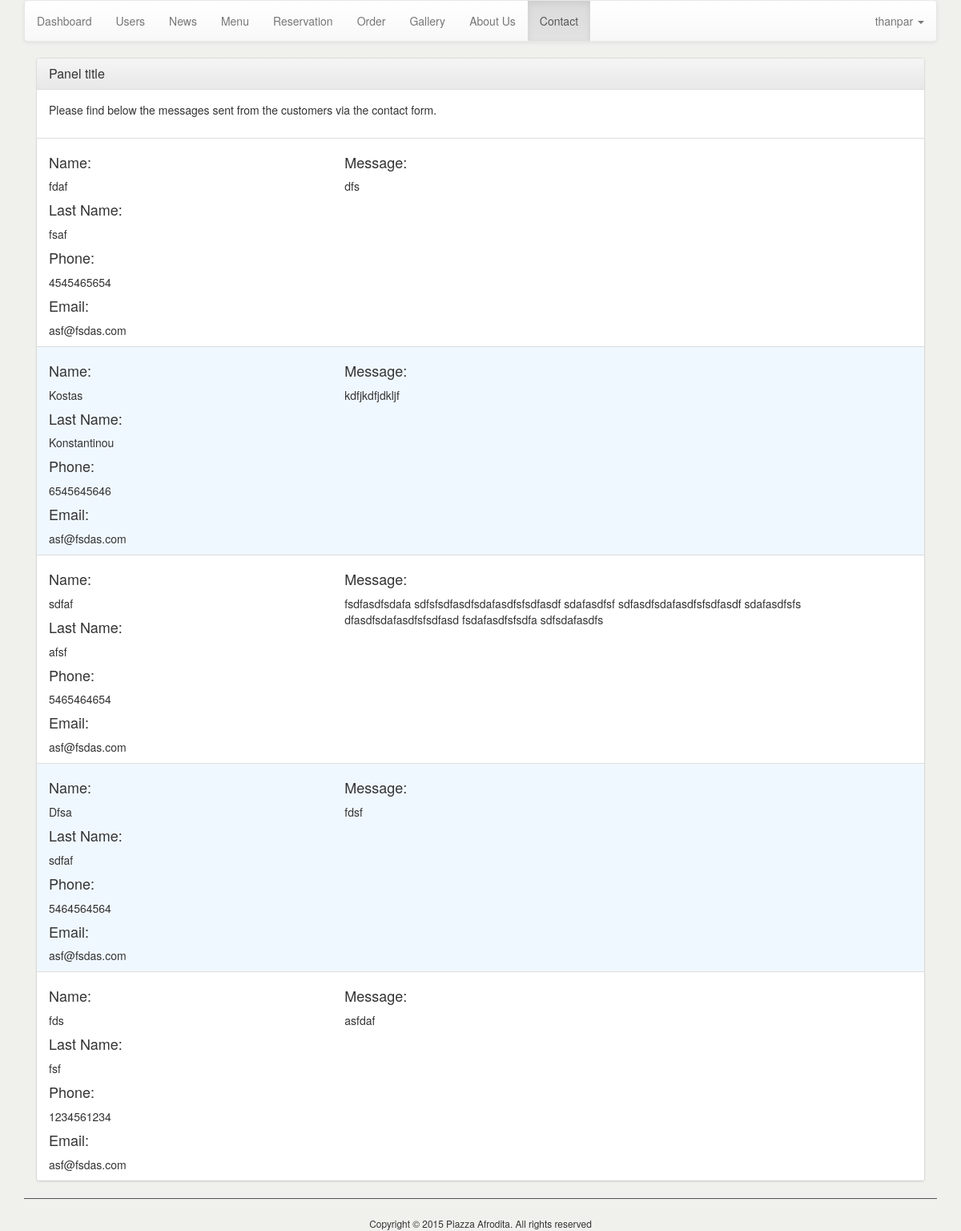
The page /admin/index.php?page=contact (signed in) on the database its author committed.
### tables this page shows
CREATE TABLE IF NOT EXISTS `contact` (
`id` int(11) NOT NULL,
  `name` varchar(200) NOT NULL,
  `last` varchar(200) NOT NULL,
  `phone` varchar(10) NOT NULL,
  `email` varchar(200) NOT NULL,
  `message` longtext NOT NULL
);

### admin/index.php (called while the page is built)
<?php include('template/header.php'); ?>
<?php include('views/'.$page.'.php'); ?>
<?php include('template/footer.php'); ?>

### admin/functions/data.php (called while the page is built, shortened)
<?php
    function get_contact_data($dbc){
        $query="SELECT * FROM contact ORDER BY id DESC";
        $result=mysqli_query($dbc,$query);
        return $result;
    }
?>

### admin/views/contact.php (the view)
<?php
     $result = get_contact_data($dbc);
     $counter=0;
?>
<section>
    <div class=row">
        <div class="col-md-12">
            <div class="panel panel-default">
                <div class="panel-heading">
                    <h3 class="panel-title">Panel title</h3>
                </div>
              <div class="panel-body">
                <p>Please find below the messages sent from the customers via the contact form.</p>
              </div>
                <ul class="list-group">
                    <?php while($row=mysqli_fetch_assoc($result)){
                            $counter++;?>
                        <li class="list-group-item" id="reservation-list-group-<?php if($counter%2==0)echo 'trendycolour'?>">
                            <div class="row">
                            <div class="col-md-4">
                                <h4>Name: </h4><p><?php echo $row['name']; ?></p>
                                <h4>Last Name:</h4><p><?php echo $row['last']; ?></p>
                                <h4>Phone: </h4><p><?php echo $row['phone']; ?></p>
                                <h4>Email: </h4><?php echo $row['email']; ?>
                            </div>
                            <div class="col-md-8">
                                <h4>Message: </h4><p><?php echo $row['message']; ?></p>
                            </div>
                           </div>
                        </li>
                    <?php } ?>
                </ul>
            </div>
        </div>
    </div>
</section>

### admin/config/css.php (style rules this page uses)
body { background-color: #F0F1EC; }
.list-group { padding-left: 15px; }
.list-group { padding-left:0; }
#reservation-list-group-trendycolour { background-color: aliceblue; }

### rows shown on the page
contact: name "fdaf", last "fsaf", phone "4545465654", email "asf@fsdas.com", message "dfs"
contact: name "Kostas", last "Konstantinou", phone "6545645646", email "asf@fsdas.com", message "kdfjkdfjdkljf"
contact: name "sdfaf", last "afsf", phone "5465464654", email "asf@fsdas.com", message "fsdfasdfsdafa sdfsfsdfasdfsdafasdfsfsdfasdf sdafasdfsf sdfasdfsdafasdfsfsdfasdf sdafasdfsfs dfasdfsdafasdfsfsdfasd fsdafasdfsfsdfa sdfsdafasdfs"
contact: name "Dfsa", last "sdfaf", phone "5464564564", email "asf@fsdas.com", message "fdsf"
contact: name "fds", last "fsf", phone "1234561234", email "asf@fsdas.com", message "asfdaf"

### other values the page prints
$_SESSION['username'] "thanpar"
